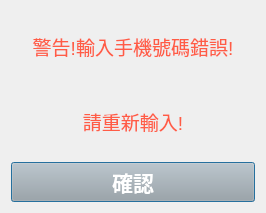
<?xml version="1.0" encoding="UTF-8"?>
<ui version="4.0">
 <class>Dialog_Phone_error</class>
 <widget class="QDialog" name="Dialog_Phone_error">
  <property name="geometry">
   <rect>
    <x>0</x>
    <y>0</y>
    <width>266</width>
    <height>213</height>
   </rect>
  </property>
  <property name="windowTitle">
   <string>Dialog</string>
  </property>
  <property name="windowIcon">
   <iconset>
    <normaloff>Images/binance.png</normaloff>Images/binance.png</iconset>
  </property>
  <property name="styleSheet">
   <string notr="true">background: qlineargradient(x1: 0, y1: 0, x2: 1, y2: 1,
                                    stop: 0 #4c4c4c, stop: 1 #1f1f1f);</string>
  </property>
  <layout class="QVBoxLayout" name="verticalLayout_2">
   <item>
    <layout class="QVBoxLayout" name="verticalLayout">
     <item>
      <widget class="QLabel" name="label_title">
       <property name="font">
        <font>
         <pointsize>14</pointsize>
         <bold>false</bold>
        </font>
       </property>
       <property name="styleSheet">
        <string notr="true">color: rgb(255, 92, 70);
background-color: rgba(255, 255, 255,0);</string>
       </property>
       <property name="text">
        <string>警告!輸入手機號碼錯誤!</string>
       </property>
       <property name="alignment">
        <set>Qt::AlignCenter</set>
       </property>
      </widget>
     </item>
     <item>
      <widget class="QLabel" name="label_content">
       <property name="font">
        <font>
         <pointsize>14</pointsize>
         <bold>false</bold>
        </font>
       </property>
       <property name="styleSheet">
        <string notr="true">color: rgb(255, 92, 70);
background-color: rgba(255, 255, 255,0);</string>
       </property>
       <property name="text">
        <string>請重新輸入!</string>
       </property>
       <property name="alignment">
        <set>Qt::AlignCenter</set>
       </property>
      </widget>
     </item>
    </layout>
   </item>
   <item>
    <widget class="QPushButton" name="pushButton_accept">
     <property name="font">
      <font>
       <pointsize>16</pointsize>
       <bold>true</bold>
      </font>
     </property>
     <property name="styleSheet">
      <string notr="true">color: rgb(255, 255, 255);
background-color: rgb(167, 167, 167);</string>
     </property>
     <property name="text">
      <string>確認</string>
     </property>
    </widget>
   </item>
  </layout>
 </widget>
 <resources/>
 <connections/>
</ui>
